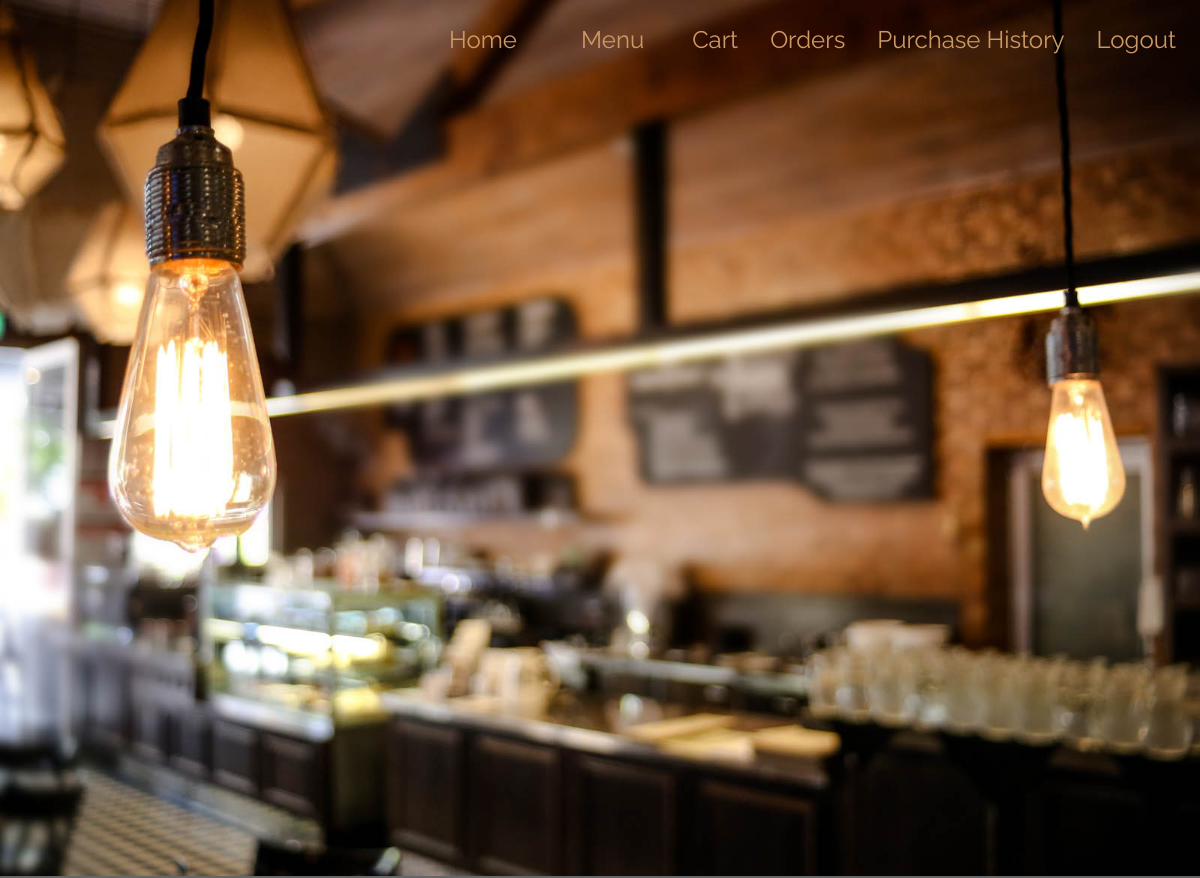
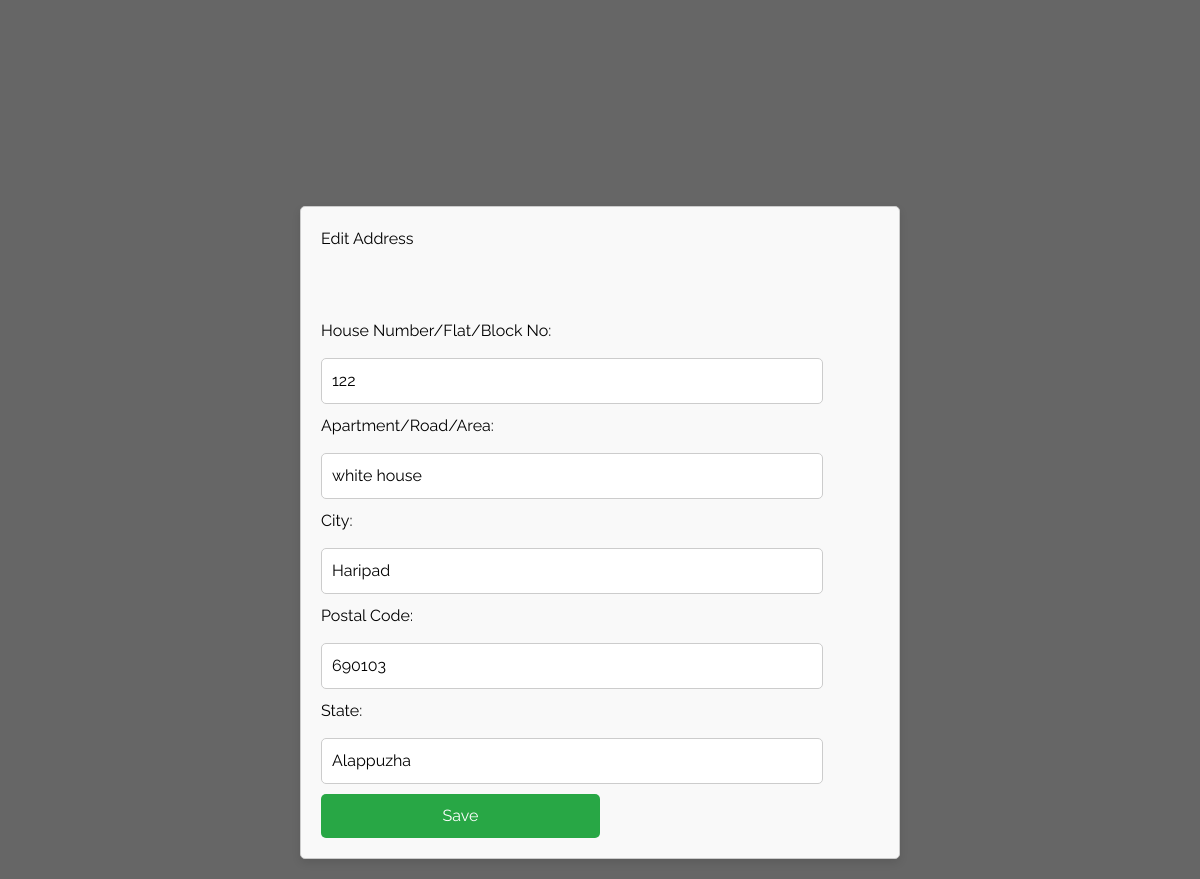
The page /edit_addr_cust/93 on the database its author committed (2 pictures, top to bottom).
### kfd/models.py (models this page shows)
class Address(models.Model):
    user = models.ForeignKey(User, on_delete=models.CASCADE, null=True, blank=True)
    house_number = models.CharField(max_length=10, null=True, blank=True)
    apartment = models.CharField(max_length=100, null=True, blank=True)
    city = models.CharField(max_length=50, null=True, blank=True)
    postal_code = models.CharField(max_length=10, null=True, blank=True)
    latitude = models.DecimalField(max_digits=9, decimal_places=6, null=True, blank=True)  # For geographic coordinates
    longitude = models.DecimalField(max_digits=9, decimal_places=6, null=True, blank=True)  # For geographic coordinates
    created_at = models.DateTimeField(auto_now_add=True, null=True, blank=True)
    state = models.CharField(max_length=50, null=True, blank=True)
    created_at = models.DateTimeField(auto_now_add=True, null=True, blank=True)

### kfd/views.py (the view, shortened to what this page needs)
# urls.py: path('edit_addr_cust/<id>', kfd.views.edit_addr_cust, name='edit_addr_cust'),
def edit_addr_cust(request, id):
    cvc = Address.objects.get(id = id)
    return render(request,'edit_addr_cust.html',{'cvc':cvc})

### Templates/edit_addr_cust.html (shortened to what this page needs)
{% load static %}
<!DOCTYPE html>
<html lang="en">
<head>
    <link rel="stylesheet" href="{% static 'sta/css/all.min.css' %}">
    <link rel="stylesheet" href="{% static 'sta/css/tailwind.css' %}">
    <link rel="stylesheet" href="{% static 'sta/css/tooplate-antique-cafe.css' %}">
</head>
<body>
    <div id="intro" class="parallax-window" data-parallax="scroll" data-image-src="{% static 'sta/img/antique-cafe-bg-01.jpg' %}">
        <nav id="tm-nav" class="fixed w-full">
            <div class="tm-container mx-auto px-2 md:py-6 text-right">
                <ul class="mb-3 md:mb-0 text-2xl font-normal flex justify-end flex-col md:flex-row">
                    <li class="inline-block mb-4 mx-4"><a href="{% url 'customer_home' %}" class="tm-text-gold py-1 md:py-3 px-4">Home</a></li>
                    <li class="inline-block mb-4 mx-4"><a href="#menu" class="tm-text-gold py-1 md:py-3 px-4">Menu</a></li>
                    <button class="inline-block mb-4 mx-4  tm-text-gold " onclick="location.href='{% url 'custmer_cart' %}'">Cart</button>
                    <button class="inline-block mb-4 mx-4  tm-text-gold " onclick="location.href='{% url 'orders_customer' %}'">Orders</button>
                    <button class="inline-block mb-4 mx-4  tm-text-gold"  onclick="location.href='{% url 'purchase_history_customer' %}'">Purchase History</button>
                    <button class="inline-block mb-4 mx-4 tm-text-gold"
                            onclick="if(confirm('Are you sure you want to log out?')) { location.href='{% url 'logout' %}'; }">
                        Logout
                   </button>
                </ul>
            </div>
        </nav>
    </div>
    <form method="post" id="form3" action="{% url 'edit_addr_cust' cvc.id %}" class="billing-form">
        <div id="newAddressForm">
            <h2>Edit Address</h2><br><br>
            <label for="houseNumber">House Number/Flat/Block No:</label>
            <input type="text" id="houseNumber" name="house_number" value="{{cvc.house_number}}" required>
            <label for="apartment">Apartment/Road/Area:</label>
            <input type="text" id="apartment" name="apartment" value="{{cvc.apartment}}" required>
            <label for="city">City:</label>
            <input type="text" id="city" name="city" value="{{cvc.city}}" required>
            <label for="postalCode">Postal Code:</label>
            <input type="text" id="postalCode" name="postal_code" value="{{cvc.postal_code}}" required>
            <label for="state">State:</label>
            <input type="text" id="state" name="state" value="{{cvc.state}}" required>
        </div>
        <button type="submit" form="form3" class="checkout-btn">Save</button><br>
    </form>
</body>
</html>

### static/sta/css/tooplate-antique-cafe.css (style rules this page uses)
body { font-family: 'Raleway', sans-serif; background-color: #666; }
.tm-container { max-width: 1200px; }
.parallax-window { min-height: 1064px; background: transparent; }
.tm-text-gold { color: #CC9966; }
input::placeholder, textarea::placeholder { color: rgb(214, 212, 212); opacity: 1; }
#tm-nav { z-index: 1000; transition: all 0.3s ease; }
#tm-nav li a { border-bottom-color: transparent; transition: all 0.3s ease; }

### Templates/edit_addr_cust.html (style rules this page uses)
.billing-form { display: inline-block; text-align: left; max-width: 500px; width: 100%; padding: 20px; background-color: #f7f7f7; border-radius: 8px; box-shadow: 0 4px 8px rgba(0, 0, 0, 0.1); }
.billing-form input[type="text"] { width: calc(100% - 20px); padding: 8px; margin-bottom: 10px; border-radius: 5px; border: 1px solid #ccc; font-size: 16px; }
.billing-form label { display: block; font-size: 16px; margin-bottom: 5px; }
.billing-form { display: block; width: 100%; max-width: 600px; margin: 20px auto; padding: 20px; border: 1px solid #ccc; border-radius: 5px; background-color: #f9f9f9; }
.billing-form h2, .billing-form h3 { margin-bottom: 20px; }
.billing-form input[type="text"], .billing-form input[type="number"] { width: 90%; padding: 10px; margin: 10px 0; border: 1px solid #ccc; border-radius: 5px; }
.billing-form button { width: 50%; padding: 10px; background-color: #28a745; color: white; border: none; border-radius: 5px; cursor: pointer; }

### rows shown on the page
Address: house_number "122", apartment "white house", city "Haripad", postal_code "690103", state "Alappuzha"
